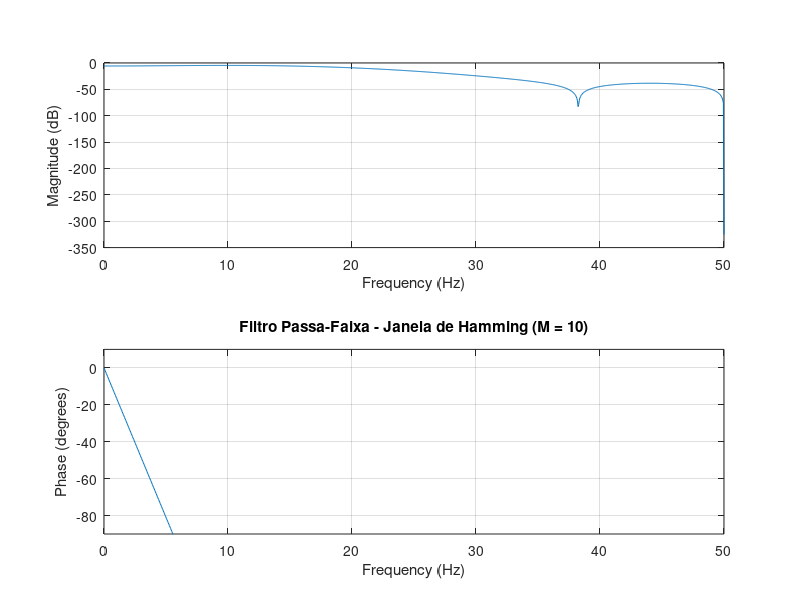
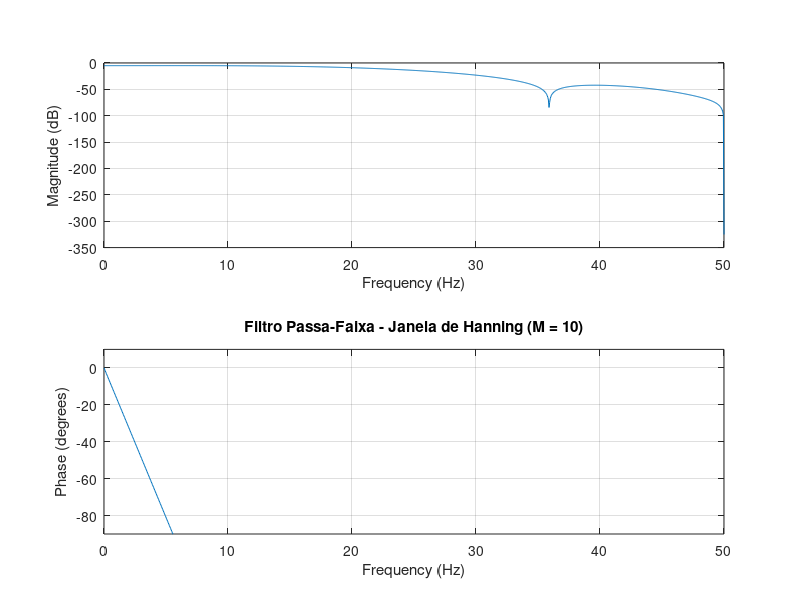
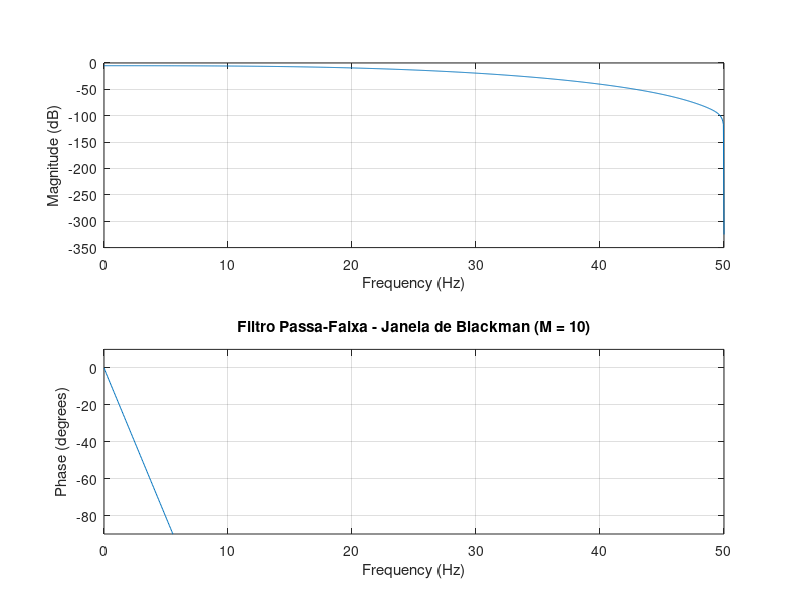

Recreate these plots in MATLAB, in order.
% 1.Projete um filtro passa-faixa usando a janela de Hamming, a janela de Hanning e janela de Blackman que
% satisfaça a especificação a seguir.
%
% M = 10, 100, 1000
% • Ωc1 = 10 rad/s
% • Ωc2 = 35 rad/s
% • Ωs = 100 rad/s

clc; clear; close all;

% Especificações
Omega_c1 = 10;
Omega_c2 = 35;
Omega_s = 100;

% Frequências normalizadas
wc1 = (Omega_c1/Omega_s)*pi;
wc2 = (Omega_c2/Omega_s)*pi;

% Parâmetros do filtro
M = 10;
n = 0:M-1;
alpha = (M-1)/2;

% Resposta ao impulso ideal
hd = (sin(wc2*(n - alpha)) - sin(wc1*(n - alpha))) ./ (pi*(n - alpha));
hd(n == alpha) = (wc2 - wc1)/pi;

% Janelas
w_hamming = hamming(M)';
w_hanning = hanning(M)';
w_blackman = blackman(M)';

% Filtros
h_hamming = hd .* w_hamming;
h_hanning = hd .* w_hanning;
h_blackman = hd .* w_blackman;

% Plot Hamming
figure;
freqz(h_hamming, 1, 1024, Omega_s);
axis([0 Omega_s/2 -90 10]);
title('Filtro Passa-Faixa - Janela de Hamming (M = 10)');

% Plot Hanning
figure;
freqz(h_hanning, 1, 1024, Omega_s);
axis([0 Omega_s/2 -90 10]);
title('Filtro Passa-Faixa - Janela de Hanning (M = 10)');

% Plot Blackman
figure;
freqz(h_blackman, 1, 1024, Omega_s);
axis([0 Omega_s/2 -90 10]);
title('Filtro Passa-Faixa - Janela de Blackman (M = 10)');